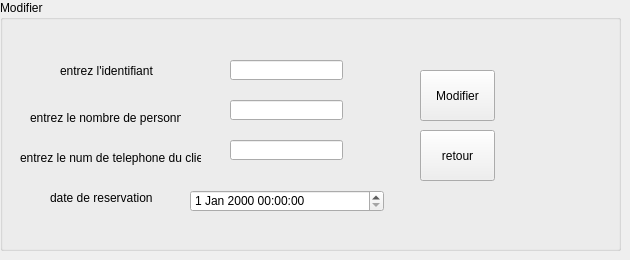
      <widget class="QWidget" name="tab_21">
       <attribute name="title">
        <string>Modifier une reservation</string>
       </attribute>
       <widget class="QGroupBox" name="groupBox_6">
        <property name="geometry">
         <rect>
          <x>0</x>
          <y>0</y>
          <width>621</width>
          <height>251</height>
         </rect>
        </property>
        <property name="title">
         <string>Modifier</string>
        </property>
        <widget class="QLabel" name="label_56">
         <property name="geometry">
          <rect>
           <x>60</x>
           <y>60</y>
           <width>141</width>
           <height>21</height>
          </rect>
         </property>
         <property name="text">
          <string>entrez l'identifiant </string>
         </property>
        </widget>
        <widget class="QLabel" name="label_57">
         <property name="geometry">
          <rect>
           <x>30</x>
           <y>110</y>
           <width>151</width>
           <height>16</height>
          </rect>
         </property>
         <property name="text">
          <string>entrez le nombre de personnes</string>
         </property>
        </widget>
        <widget class="QLabel" name="label_58">
         <property name="geometry">
          <rect>
           <x>20</x>
           <y>150</y>
           <width>181</width>
           <height>16</height>
          </rect>
         </property>
         <property name="text">
          <string>entrez le num de telephone du client</string>
         </property>
        </widget>
        <widget class="QLineEdit" name="id_r2">
         <property name="geometry">
          <rect>
           <x>230</x>
           <y>60</y>
           <width>113</width>
           <height>20</height>
          </rect>
         </property>
        </widget>
        <widget class="QLineEdit" name="nbr_pr2">
         <property name="geometry">
          <rect>
           <x>230</x>
           <y>100</y>
           <width>113</width>
           <height>20</height>
          </rect>
         </property>
        </widget>
        <widget class="QLineEdit" name="num_tel2">
         <property name="geometry">
          <rect>
           <x>230</x>
           <y>140</y>
           <width>113</width>
           <height>20</height>
          </rect>
         </property>
        </widget>
        <widget class="QDateTimeEdit" name="dat2">
         <property name="geometry">
          <rect>
           <x>190</x>
           <y>190</y>
           <width>194</width>
           <height>22</height>
          </rect>
         </property>
        </widget>
        <widget class="QLabel" name="label_59">
         <property name="geometry">
          <rect>
           <x>50</x>
           <y>190</y>
           <width>111</width>
           <height>16</height>
          </rect>
         </property>
         <property name="text">
          <string>date de reservation</string>
         </property>
        </widget>
        <widget class="QPushButton" name="modifier1">
         <property name="geometry">
          <rect>
           <x>420</x>
           <y>70</y>
           <width>75</width>
           <height>51</height>
          </rect>
         </property>
         <property name="text">
          <string>Modifier</string>
         </property>
        </widget>
        <widget class="QPushButton" name="retour2">
         <property name="geometry">
          <rect>
           <x>420</x>
           <y>130</y>
           <width>75</width>
           <height>51</height>
          </rect>
         </property>
         <property name="text">
          <string>retour</string>
         </property>
        </widget>
       </widget>
      </widget>
